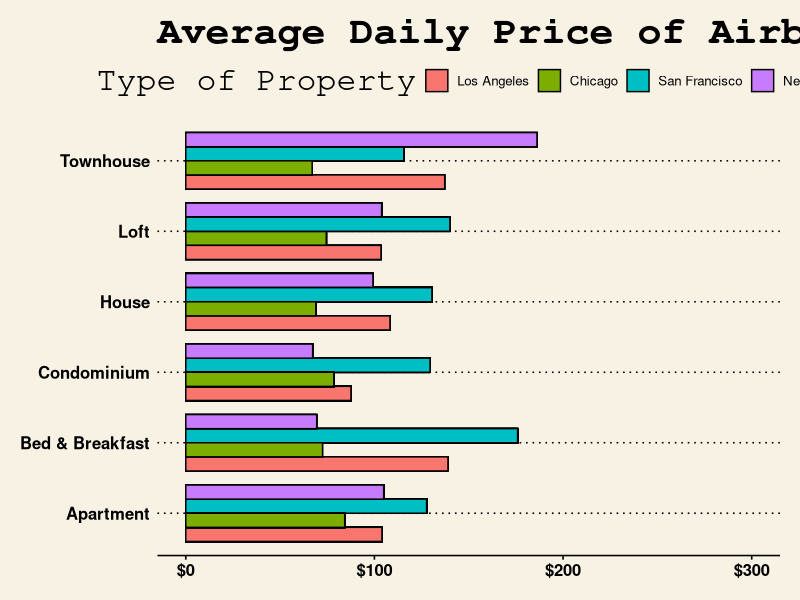

This chart was generated by the following R code:
library(ggplot2)
library(dplyr)
library(tidyr)
library(readr)
library(stringr)
library(scales)
library(ggthemes)



#property.type
citydf_1 = read_csv("updated_cleaned_four_cities.csv") %>% 
  #Relabel cities to full names
  mutate(city = factor(City, levels = c("la", "ch", "sf", "ny"), 
                       labels = c("Los Angeles", 
                                  "Chicago", 
                                  "San Francisco", 
                                  "New York"))) %>%
  group_by(City, Property.Type) %>% 
  mutate(dailyavg = mean(Price)) %>% 
  #filter property type so that it only contains the common properties among
  #all four cities
  filter(Property.Type %in% c("Townhouse", 
                              "Loft", 
                              "House", 
                              "Condominium", 
                              "Bed & Breakfast", 
                              "Apartment"))


#ggplot for property type
ggplot(citydf_1)+
  geom_bar(aes(x = Property.Type, 
               y = dailyavg, 
               fill = city), 
           color = "black",
           stat="identity", 
           position = position_dodge(), 
           width = 0.8) + 
  coord_flip() +
  scale_y_continuous(labels = dollar_format(prefix = "$"),
                     limits = c(0,300),
                     breaks = seq(0,300,100)) +
  labs(title = "Average Daily Price of Airbnb by Property Type",
       x = "Type of Room",
       y = "Price") +
  scale_fill_discrete(name = "Type of Property") +
  theme_wsj()


  